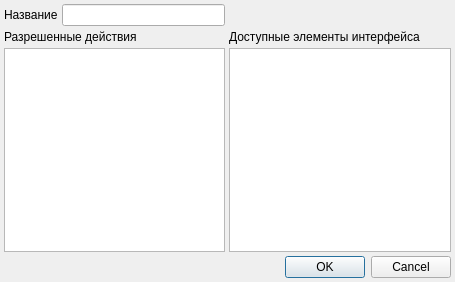
<?xml version="1.0" encoding="UTF-8"?>
<ui version="4.0">
 <class>UserRightsEditDialog</class>
 <widget class="QDialog" name="UserRightsEditDialog">
  <property name="geometry">
   <rect>
    <x>0</x>
    <y>0</y>
    <width>455</width>
    <height>282</height>
   </rect>
  </property>
  <property name="windowTitle">
   <string>Профиль прав</string>
  </property>
  <property name="sizeGripEnabled">
   <bool>false</bool>
  </property>
  <layout class="QGridLayout">
   <property name="margin">
    <number>4</number>
   </property>
   <property name="spacing">
    <number>4</number>
   </property>
   <item row="0" column="0">
    <widget class="QLabel" name="lblName">
     <property name="text">
      <string>Название</string>
     </property>
     <property name="buddy">
      <cstring>edtName</cstring>
     </property>
    </widget>
   </item>
   <item row="0" column="1">
    <widget class="QLineEdit" name="edtName"/>
   </item>
   <item row="1" column="0" colspan="2">
    <widget class="QLabel" name="lblRights">
     <property name="text">
      <string>Разрешенные действия</string>
     </property>
     <property name="buddy">
      <cstring>tblRights</cstring>
     </property>
    </widget>
   </item>
   <item row="2" column="0" colspan="2">
    <widget class="CInDocTableView" name="tblRights"/>
   </item>
   <item row="2" column="2">
    <widget class="QTreeView" name="tvVisibleGUIElements"/>
   </item>
   <item row="1" column="2">
    <widget class="QLabel" name="lblVisibleGUIElements">
     <property name="text">
      <string>Доступные элементы интерфейса</string>
     </property>
    </widget>
   </item>
   <item row="3" column="0" colspan="3">
    <widget class="QDialogButtonBox" name="buttonBox">
     <property name="standardButtons">
      <set>QDialogButtonBox::Cancel|QDialogButtonBox::Ok</set>
     </property>
    </widget>
   </item>
  </layout>
 </widget>
 <customwidgets>
  <customwidget>
   <class>CInDocTableView</class>
   <extends>QTableView</extends>
   <header>library/InDocTable.h</header>
  </customwidget>
 </customwidgets>
 <tabstops>
  <tabstop>edtName</tabstop>
 </tabstops>
 <resources/>
 <connections>
  <connection>
   <sender>buttonBox</sender>
   <signal>accepted()</signal>
   <receiver>UserRightsEditDialog</receiver>
   <slot>accept()</slot>
   <hints>
    <hint type="sourcelabel">
     <x>150</x>
     <y>262</y>
    </hint>
    <hint type="destinationlabel">
     <x>112</x>
     <y>281</y>
    </hint>
   </hints>
  </connection>
  <connection>
   <sender>buttonBox</sender>
   <signal>rejected()</signal>
   <receiver>UserRightsEditDialog</receiver>
   <slot>reject()</slot>
   <hints>
    <hint type="sourcelabel">
     <x>235</x>
     <y>271</y>
    </hint>
    <hint type="destinationlabel">
     <x>235</x>
     <y>282</y>
    </hint>
   </hints>
  </connection>
 </connections>
</ui>
